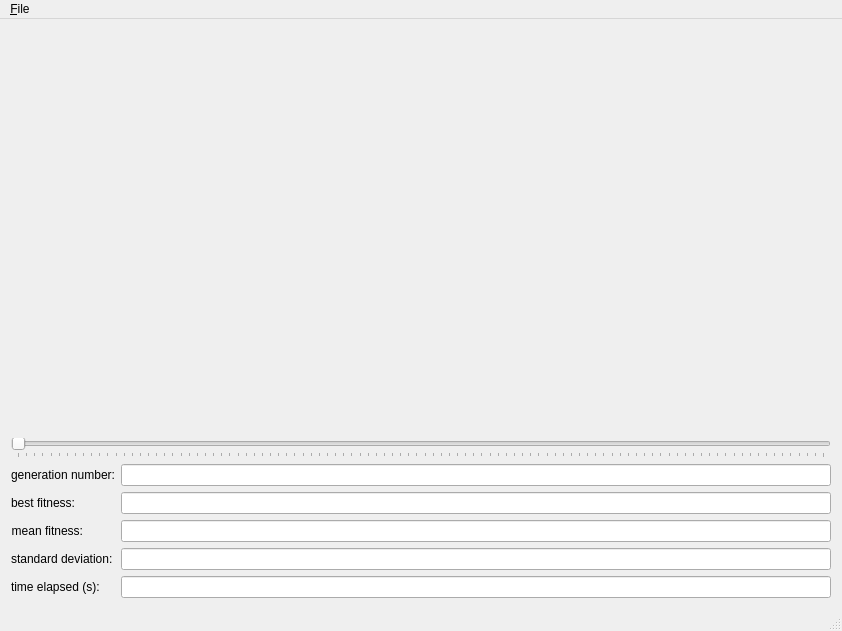
<?xml version="1.0" encoding="UTF-8"?>
<ui version="4.0">
 <class>MainWindow</class>
 <widget class="QMainWindow" name="MainWindow">
  <property name="geometry">
   <rect>
    <x>0</x>
    <y>0</y>
    <width>842</width>
    <height>631</height>
   </rect>
  </property>
  <property name="windowTitle">
   <string>ARTificial evolution viewer</string>
  </property>
  <widget class="QWidget" name="centralWidget">
   <layout class="QVBoxLayout" name="verticalLayout">
    <item>
     <layout class="QHBoxLayout" name="horizontalLayout">
      <item>
       <widget class="QLabel" name="refImage">
        <property name="sizePolicy">
         <sizepolicy hsizetype="Expanding" vsizetype="Expanding">
          <horstretch>0</horstretch>
          <verstretch>0</verstretch>
         </sizepolicy>
        </property>
        <property name="text">
         <string/>
        </property>
        <property name="alignment">
         <set>Qt::AlignCenter</set>
        </property>
       </widget>
      </item>
      <item>
       <widget class="QLabel" name="curImage">
        <property name="sizePolicy">
         <sizepolicy hsizetype="Expanding" vsizetype="Expanding">
          <horstretch>0</horstretch>
          <verstretch>0</verstretch>
         </sizepolicy>
        </property>
        <property name="text">
         <string/>
        </property>
        <property name="alignment">
         <set>Qt::AlignCenter</set>
        </property>
       </widget>
      </item>
     </layout>
    </item>
    <item>
     <widget class="QSlider" name="generationSlider">
      <property name="enabled">
       <bool>false</bool>
      </property>
      <property name="orientation">
       <enum>Qt::Horizontal</enum>
      </property>
      <property name="tickPosition">
       <enum>QSlider::TicksBelow</enum>
      </property>
     </widget>
    </item>
    <item>
     <layout class="QFormLayout" name="formLayout">
      <item row="0" column="0">
       <widget class="QLabel" name="label">
        <property name="text">
         <string>generation number:</string>
        </property>
        <property name="alignment">
         <set>Qt::AlignRight|Qt::AlignTrailing|Qt::AlignVCenter</set>
        </property>
       </widget>
      </item>
      <item row="0" column="1">
       <widget class="QLineEdit" name="genNumberLbl">
        <property name="enabled">
         <bool>true</bool>
        </property>
        <property name="readOnly">
         <bool>true</bool>
        </property>
       </widget>
      </item>
      <item row="1" column="0">
       <widget class="QLabel" name="label_2">
        <property name="text">
         <string>best fitness:</string>
        </property>
        <property name="alignment">
         <set>Qt::AlignRight|Qt::AlignTrailing|Qt::AlignVCenter</set>
        </property>
       </widget>
      </item>
      <item row="1" column="1">
       <widget class="QLineEdit" name="bestFitnessLbl">
        <property name="enabled">
         <bool>true</bool>
        </property>
        <property name="readOnly">
         <bool>true</bool>
        </property>
       </widget>
      </item>
      <item row="2" column="0">
       <widget class="QLabel" name="label_3">
        <property name="sizePolicy">
         <sizepolicy hsizetype="Preferred" vsizetype="Preferred">
          <horstretch>0</horstretch>
          <verstretch>0</verstretch>
         </sizepolicy>
        </property>
        <property name="text">
         <string>mean fitness:</string>
        </property>
        <property name="alignment">
         <set>Qt::AlignRight|Qt::AlignTrailing|Qt::AlignVCenter</set>
        </property>
       </widget>
      </item>
      <item row="2" column="1">
       <widget class="QLineEdit" name="meanFitnessLbl">
        <property name="enabled">
         <bool>true</bool>
        </property>
        <property name="readOnly">
         <bool>true</bool>
        </property>
       </widget>
      </item>
      <item row="3" column="0">
       <widget class="QLabel" name="label_4">
        <property name="text">
         <string>standard deviation:</string>
        </property>
       </widget>
      </item>
      <item row="4" column="0">
       <widget class="QLabel" name="label_5">
        <property name="text">
         <string>time elapsed (s):</string>
        </property>
       </widget>
      </item>
      <item row="3" column="1">
       <widget class="QLineEdit" name="standardDevLbl">
        <property name="readOnly">
         <bool>true</bool>
        </property>
       </widget>
      </item>
      <item row="4" column="1">
       <widget class="QLineEdit" name="timeElapsedLbl">
        <property name="readOnly">
         <bool>true</bool>
        </property>
       </widget>
      </item>
     </layout>
    </item>
   </layout>
  </widget>
  <widget class="QMenuBar" name="menuBar">
   <property name="geometry">
    <rect>
     <x>0</x>
     <y>0</y>
     <width>842</width>
     <height>39</height>
    </rect>
   </property>
   <widget class="QMenu" name="menu">
    <property name="title">
     <string>&amp;File</string>
    </property>
    <addaction name="action_Open_folder"/>
   </widget>
   <addaction name="menu"/>
  </widget>
  <widget class="QStatusBar" name="statusBar"/>
  <action name="action_Open_folder">
   <property name="text">
    <string>&amp;Open folder</string>
   </property>
   <property name="shortcut">
    <string>Ctrl+O</string>
   </property>
  </action>
 </widget>
 <layoutdefault spacing="6" margin="11"/>
 <resources/>
 <connections>
  <connection>
   <sender>action_Open_folder</sender>
   <signal>triggered()</signal>
   <receiver>MainWindow</receiver>
   <slot>followEvolution()</slot>
   <hints>
    <hint type="sourcelabel">
     <x>-1</x>
     <y>-1</y>
    </hint>
    <hint type="destinationlabel">
     <x>420</x>
     <y>315</y>
    </hint>
   </hints>
  </connection>
  <connection>
   <sender>generationSlider</sender>
   <signal>valueChanged(int)</signal>
   <receiver>MainWindow</receiver>
   <slot>showGenerationImage(int)</slot>
   <hints>
    <hint type="sourcelabel">
     <x>420</x>
     <y>315</y>
    </hint>
    <hint type="destinationlabel">
     <x>420</x>
     <y>315</y>
    </hint>
   </hints>
  </connection>
  <connection>
   <sender>generationSlider</sender>
   <signal>valueChanged(int)</signal>
   <receiver>MainWindow</receiver>
   <slot>showGenerationData(int)</slot>
   <hints>
    <hint type="sourcelabel">
     <x>420</x>
     <y>315</y>
    </hint>
    <hint type="destinationlabel">
     <x>420</x>
     <y>315</y>
    </hint>
   </hints>
  </connection>
 </connections>
 <slots>
  <slot>followEvolution()</slot>
  <slot>showGenerationImage(int)</slot>
  <slot>showGenerationData(int)</slot>
 </slots>
</ui>
